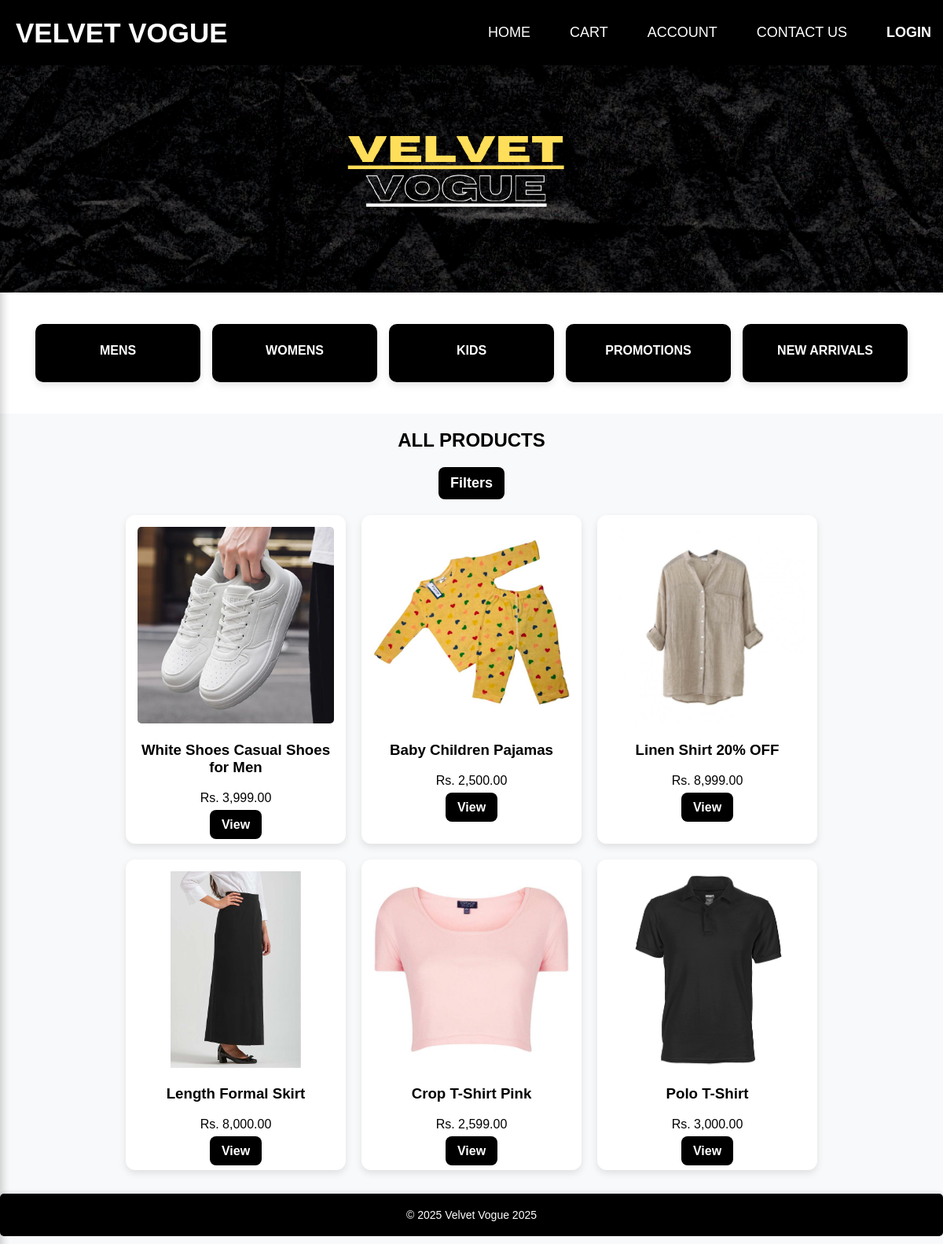
The page / on the database its author committed.
### tables this page shows
CREATE TABLE `products` (
  `id` int(11) NOT NULL,
  `name` varchar(255) NOT NULL,
  `image` varchar(255) NOT NULL,
  `description` text NOT NULL,
  `price` decimal(10,2) NOT NULL,
  `category` varchar(255) DEFAULT NULL,
  `gender` varchar(255) DEFAULT NULL,
  `clothing_type` varchar(255) DEFAULT NULL,
  `size` varchar(255) DEFAULT NULL
);

### index.php (the view, shortened to what this page needs)
<?php include 'includes/navbar.php'; ?>
<?php include 'includes/db.php'; ?>
<!DOCTYPE html>
<html lang="en">
<head>
    <link rel="stylesheet" href="css/styles.css?v=<?php echo time(); ?>">
    <link rel="stylesheet" href="css/filters.css?v=<?php echo time(); ?>">
</head>
<body>
<div class="hero">
    <img src="images/banner.png" alt="Hero Banner" style="width:100%;">
</div>
<div class="category-container">
    <div class="categories">
        <a href="category.php?category=Men's Clothing" class="category-card">
            <p>MENS</p>
        </a>
        <a href="category.php?category=Women's Clothing" class="category-card">
            <p>WOMENS</p>
        </a>
        <a href="category.php?category=Kid's Clothing" class="category-card">
            <p>KIDS</p>
        </a>
        <a href="category.php?category=Promotions" class="category-card">
            <p>PROMOTIONS</p>
        </a>
        <a href="category.php?category=New Arrivals" class="category-card">
            <p>NEW ARRIVALS</p>
        </a>
    </div>
</div>
<div class="all-products">
<h2>ALL PRODUCTS</h2>
<button id="filterToggle" class="filter-toggle-btn">Filters</button>
</div>
<div id="product-container" class="product-grid">
    <?php
    $query = "SELECT * FROM products ORDER BY id DESC";
    $result = $conn->query($query);
    while ($product = $result->fetch_assoc()) { ?>
        <div class="product">
            <img src="images/<?php echo $product['image']; ?>" alt="<?php echo htmlspecialchars($product['name']); ?>">
            <h3><?php echo htmlspecialchars($product['name']); ?></h3>
            <p>Rs. <?php echo number_format($product['price'], 2); ?></p>
            <a href="product.php?id=<?php echo $product['id']; ?>" class="btn">View</a>
        </div>
    <?php } ?>
</div>
<?php include 'includes/footer.php'; ?>
</body>
</html>

### includes/navbar.php (shortened to what this page needs)
<!DOCTYPE html>
<html lang="en">
<head>
    <link rel="stylesheet" href="css/navbar.css?v=<?php echo time(); ?>">
    <link rel="stylesheet" href="https://cdnjs.cloudflare.com/ajax/libs/font-awesome/6.4.2/css/all.min.css">
</head>
<body>
<nav class="navbar">
    <div class="logo">
        <a href="index.php">VELVET VOGUE</a>
    </div>
    <ul class="nav-links" id="navLinks">
        <li><a href="index.php">HOME</a></li>
        <li><a href="cart.php">CART</a></li>
        <li><a href="dashboard.php">ACCOUNT</a></li>
        <li><a href="contact.php">CONTACT US</a></li>
        <?php if (isset($_SESSION['customer_id'])): ?>
            <li class="auth-links"><a href="logout.php" class="logout-btn">LOGOUT</a></li>
        <?php else: ?>
            <li class="auth-links"><a href="login.php">LOGIN</a></li>
        <?php endif; ?>
    </ul>
</nav>
</body>
</html>

### includes/footer.php
<footer class="footer">
    <div class="footer-box">
        <p>&copy; <?php echo date("Y"); ?> Velvet Vogue 2025</p>
    </div>
</footer>

### css/navbar.css (style rules this page uses)
.navbar { background: #000000; padding: 15px 20px; display: flex; justify-content: space-between; align-items: center; position: fixed; width: 100%; top: 0; left: 0; z-index: 1000; box-shadow: 0 4px 10px rgba(0, 0, 0, 0.2); }
.logo { text-align: left; flex: 1; }
.logo a { color: #ffffff; font-size: 35px; font-weight: bold; text-decoration: none; }
.nav-links { list-style: none; display: flex; justify-content: flex-end; gap: 20px; margin-right: 20px; }
.nav-links li { display: inline-block; }
.nav-links a { color: #ffffff; font-size: 18px; text-decoration: none; transition: 0.3s ease; padding: 8px 15px; border-radius: 5px; }
.auth-links { display: flex; align-items: center; }
.auth-links a { padding: 8px 15px; font-weight: bold; }

### css/styles.css (style rules this page uses)
body { font-family: 'Poppins', sans-serif; background: #f8f9fa; text-align: center; margin: 0; padding: 0; }
.product-grid { display: flex; flex-wrap: wrap; justify-content: center; gap: 20px; padding: 20px; }
.product { background: white; padding: 15px; border-radius: 12px; text-align: center; width: 250px; box-shadow: 0px 4px 10px rgba(0, 0, 0, 0.1); transition: transform 0.3s, box-shadow 0.3s; }
.product img { width: 100%; height: 250px; object-fit: cover; border-radius: 5px; }
.product .btn { background: #000000; padding: 10px 15px; border-radius: 8px; color: white; text-decoration: none; font-weight: bold; }
.hero { width: 100%; height: 00px; background-image: url('../images/banner.png'); background-size: contain; background-position: center; background-repeat: no-repeat; display: flex; justify-content: center; align-items: center; background-color: #ddd; }
.hero img { max-width: 100%; height: auto; object-fit: contain; }
.category-container { text-align: center; padding: 40px 20px; background: white; }
.categories { display: flex; justify-content: center; gap: 15px; flex-wrap: wrap; max-width: 1200px; margin: 0 auto; }
.category-card { text-align: center; background: #000000; padding: 15px; border-radius: 10px; text-decoration: none; color: rgb(255, 255, 255); width: 180px; height: auto; transition: transform 0.3s ease, box-shadow 0.3s ease; box-shadow: 0px 4px 10px rgba(0, 0, 0, 0.1); }
.category-card p { font-size: 16px; font-weight: bold; margin-top: 10px; }

### css/filters.css (style rules this page uses)
body { font-family: 'Poppins', sans-serif; background: #f8f9fa; text-align: center; margin: 0; padding: 0; transition: margin-left 0.4s ease-in-out; }
nav { background: #000000; padding: 15px; }
.hero { width: 100%; height: 600px; background-image: url('../images/banner.png'); background-size: cover; background-position: center; background-repeat: no-repeat; display: flex; justify-content: center; align-items: center; background-color: #ddd; }
.category-container { display: flex; flex-direction: column; align-items: center; text-align: center; padding: 40px 20px; background: white; position: relative; }
.filter-toggle-btn { background: #000000; color: white; padding: 10px 15px; border-radius: 8px; border: none; cursor: pointer; font-size: 18px; font-weight: bold; transition: 0.3s; }

### css/footer.css (style rules this page uses)
html, body { height: 100%; margin: 0; padding: 0; display: flex; flex-direction: column; }
.footer-box { background: #000000; color: white; padding: 5px; border-radius: 5px; width: 100%; text-align: center; font-size: 14px; box-shadow: 0 -2px 5px rgba(0, 0, 0, 0.1); }

### rows shown on the page
products: image (picture), name "White Shoes Casual Shoes for Men", price "3,999.00"
products: image (picture), name "Baby Children Pajamas", price "2,500.00"
products: image (picture), name "Linen Shirt 20% OFF", price "8,999.00"
products: image (picture), name "Length Formal Skirt", price "8,000.00"
products: image (picture), name "Crop T-Shirt Pink", price "2,599.00"
products: image (picture), name "Polo T-Shirt", price "3,000.00"
